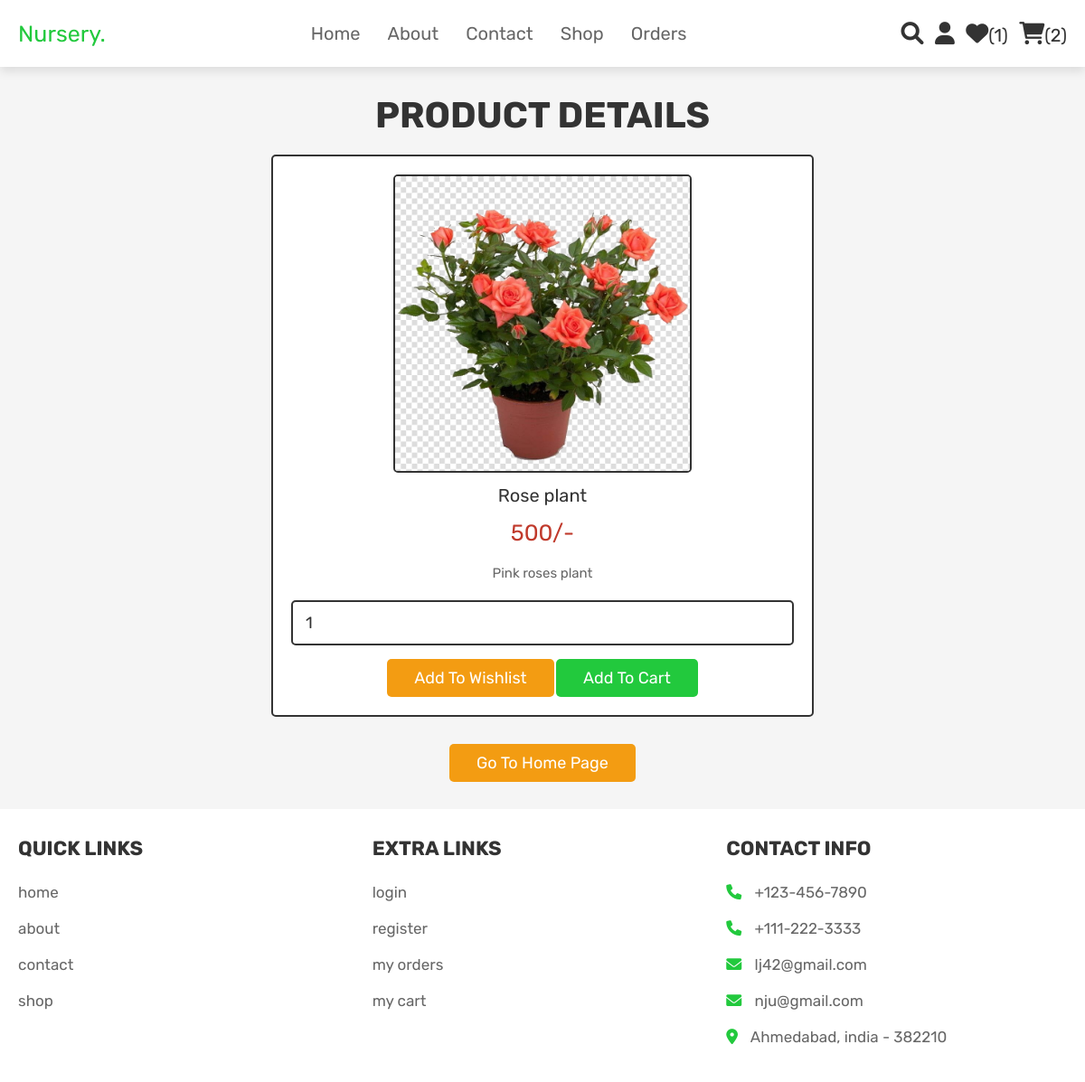
/view_page.php?pid=21 (signed in), run on the app's committed database.
### tables this page shows
CREATE TABLE `products` (
  `id` int(100) NOT NULL,
  `name` varchar(100) NOT NULL,
  `details` varchar(500) NOT NULL,
  `price` int(100) NOT NULL,
  `image` varchar(100) NOT NULL
);

### view_page.php (the view, shortened to what this page needs)
<?php
include 'config.php';
?>
<!DOCTYPE html>
<html lang="en">
<head>
   <link rel="stylesheet" href="https://cdnjs.cloudflare.com/ajax/libs/font-awesome/6.0.0/css/all.min.css">
   <link rel="stylesheet" href="css/style.css">
</head>
<body>
<?php @include 'header.php'; ?>
<section class="quick-view">
    <h1 class="title">product details</h1>
    <?php
        if(isset($_GET['pid'])){
            $pid = $_GET['pid'];
            $select_products = mysqli_query($conn, "SELECT * FROM `products` WHERE id = '$pid'") or die('query failed');
         if(mysqli_num_rows($select_products) > 0){
            while($fetch_products = mysqli_fetch_assoc($select_products)){
    ?>
    <form action="" method="POST">
         <img src="uploaded_img/<?php echo $fetch_products['image']; ?>" alt="" class="image">
         <div class="name"><?php echo $fetch_products['name']; ?></div>
         <div class="price"><?php echo $fetch_products['price']; ?>/-</div>
         <div class="details"><?php echo $fetch_products['details']; ?></div>
         <input type="number" name="product_quantity" value="1" min="0" class="qty">
         <input type="submit" value="add to wishlist" name="add_to_wishlist" class="option-btn">
         <input type="submit" value="add to cart" name="add_to_cart" class="btn">
      </form>
    <?php
            }
        }else{
        echo '<p class="empty">no products details available!</p>';
        }
    }
    ?>
    <div class="more-btn">
        <a href="home.php" class="option-btn">go to home page</a>
    </div>
</section>
<?php @include 'footer.php'; ?>
</body>
</html>

### css/style.css (style rules this page uses)
:root { --green:#22c93d; --red:#c0392b; --orange:#f39c12; --black:#333; --white:#fff; --light-color:#666; --light-white:#ccc; --light-bg:#f5f5f5; --border:.2rem solid var(--black); --box-shadow:0 .5rem 1rem rgba(0,0,0,.1); }
* { font-family: 'Rubik', sans-serif; margin:0; padding:0; box-sizing: border-box; outline: none; border:none; text-decoration: none; transition:all .2s linear; }
html { font-size: 62.5%; overflow-x: hidden; scroll-behavior: smooth; scroll-padding-top: 6.5rem; }
body { background: var(--light-bg); }
section { padding:3rem 2rem; }
.btn, .delete-btn, .option-btn { display: inline-block; border-radius: .5rem; margin-top: 1rem; font-size: 1.8rem; color:var(--white); cursor: pointer; padding:1rem 3rem; text-transform: capitalize; }
.btn { background-color: var(--green); }
.option-btn { background-color: var(--orange); }
.more-btn { margin-top: 2rem; text-align: center; }
.title { text-align: center; margin-bottom: 2rem; color:var(--black); text-transform: uppercase; font-size: 4rem; }
.quick-view form { max-width: 60rem; padding:2rem; text-align: center; border:var(--border); box-shadow: var(--border); border-radius: .5rem; background-color: var(--white); margin:0 auto; }
.quick-view form .image { height: 33rem; border:var(--border); border-radius: .5rem; }
.quick-view form .name { margin:1rem 0; font-size: 2rem; color:var(--black); }
.quick-view form .price { color:var(--red); font-size: 2.5rem; padding:.5rem 0; }
.quick-view form .details { padding:1rem 0; font-size: 1.5rem; color:var(--light-color); line-height: 2; }
.quick-view form .qty { width: 100%; padding:1.2rem 1.4rem; font-size: 1.8rem; color:var(--black); border-radius: .5rem; border:var(--border); margin:.5rem 0; }

### data on the page
products: image (picture), name "Rose plant", price "500", details "Pink roses plant"

### other printed values
$wishlist_num_rows "1"
$cart_num_rows "2"
